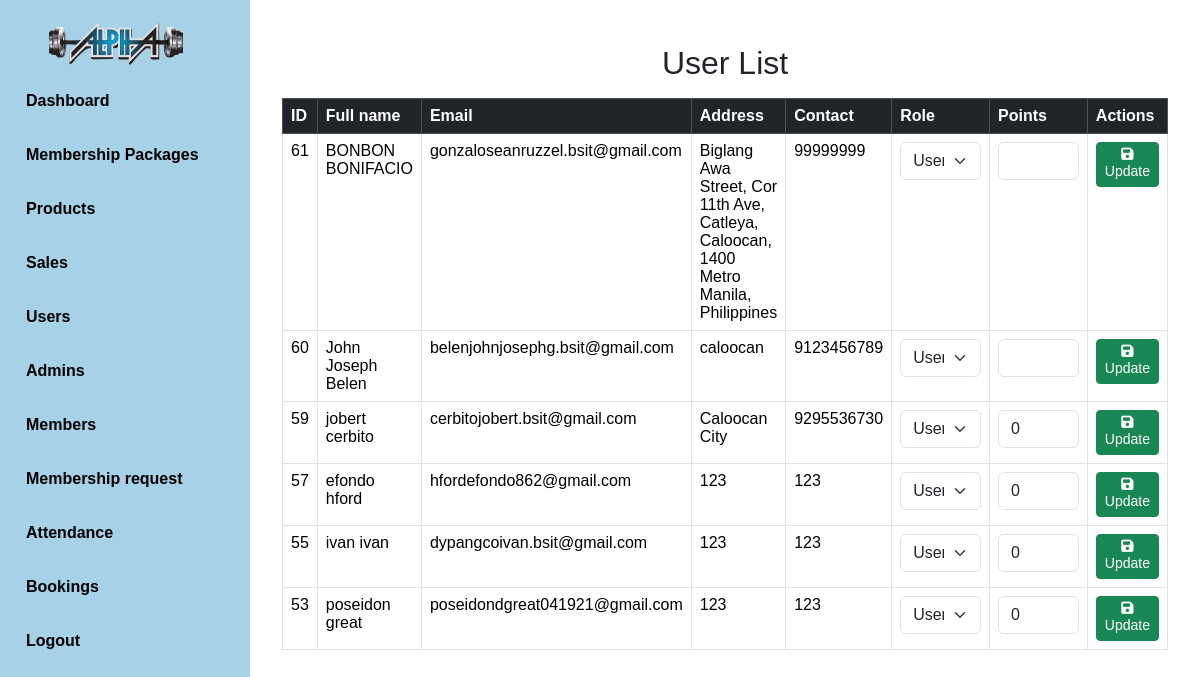
The page /admin/user.php (signed in) on the database its author committed.
### tables this page shows
CREATE TABLE `user` (
  `user_id` int(11) NOT NULL,
  `Fname` varchar(255) NOT NULL,
  `Lname` varchar(255) NOT NULL,
  `email` varchar(100) NOT NULL,
  `address` varchar(255) NOT NULL,
  `password` varchar(255) NOT NULL,
  `contact` bigint(12) NOT NULL,
  `role` enum('admin','user','member') NOT NULL DEFAULT 'user',
  `image` varchar(100) NOT NULL,
  `status` varchar(50) NOT NULL,
  `code` mediumint(11) NOT NULL,
  `membership_id` int(11) DEFAULT NULL,
  `points` varchar(1000) NOT NULL,
  `SerialCard` varchar(25) NOT NULL,
  `DateRegistered` date NOT NULL,
  `CardExpiration` date NOT NULL,
  `role_updated_at` timestamp NOT NULL DEFAULT current_timestamp() ON UPDATE current_timestamp()
);

### admin/user.php (the view, shortened to what this page needs)
<?php
include("navbar.php");
include("../database/connection.php");
?>
<!DOCTYPE html>
<html lang="en">
<head>
    <link href="https://cdn.jsdelivr.net/npm/bootstrap@5.3.3/dist/css/bootstrap.min.css" rel="stylesheet">
    <link rel="stylesheet" href="https://cdnjs.cloudflare.com/ajax/libs/font-awesome/6.4.2/css/all.min.css">
    <link rel="stylesheet" href="styles.css">
</head>
<body>
<section class="main-content">
<div class="container mt-4">
    <h2 class="mb-3">User List</h2>
    <table class="table table-bordered table-hover">
        <thead class="table-dark">
            <tr>
                <th>ID</th>
                <th>Full name</th>
                <th>Email</th>
                <th>Address</th>
                <th>Contact</th>
                <th>Role</th>
                <th>Points</th>
                <th>Actions</th>
            </tr>
        </thead>
        <tbody>
            <?php
            $sql = "SELECT * FROM user WHERE role = 'user' ORDER BY user_id DESC";
            $result = mysqli_query($conn, $sql);
            if (mysqli_num_rows($result) > 0) {
              while ($row = mysqli_fetch_assoc($result)) {
      echo "<tr>";
      echo "<form action='user.php' method='POST'>";
      echo "<td>" . htmlspecialchars($row['user_id']) . "</td>";
      echo "<td>" . htmlspecialchars($row['Fname'] . ' ' . $row['Lname']) . "</td>";
      echo "<td>" . htmlspecialchars($row['email']) . "</td>";
      echo "<td>" . htmlspecialchars($row['address']) . "</td>";
      echo "<td>" . htmlspecialchars($row['contact']) . "</td>";
      echo "<td style='width:12%;'>
              <select name='role' class='form-select'>
                  <option value='user' " . ($row['role'] == 'user' ? 'selected' : '') . ">User</option>
                  <option value='member' " . ($row['role'] == 'member' ? 'selected' : '') . ">Member</option>
                  <option value='admin' " . ($row['role'] == 'admin' ? 'selected' : '') . ">Admin</option>
              </select>
            </td>";
      echo "<td style='width:12%;'>
              <input type='text' class='form-control' name='points' value='" . htmlspecialchars($row['points']) . "'>
            </td>";
      echo "<td>
              <button type='submit' class='btn btn-sm btn-success'>
                  <i class='fa-solid fa-floppy-disk'></i> Update
              </button>
            </td>";
      echo "</form>";
      echo "</tr>";
  }
            } else {
                echo "<tr><td colspan='11' class='text-center'>No users found</td></tr>";
            }
            ?>
        </tbody>
    </table>
</div>
</section>
</body>
</html>

### admin/styles.css (style rules this page uses)
body { font-family: Arial, sans-serif; background-color: white; overflow-x: hidden; }
.main-content { margin-left: 250px; padding: 20px; }
.container { display: flex; justify-content: center; align-items: center; flex-direction: column; }

### rows shown on the page
user: user_id "61", Fname+Lname "BONBON BONIFACIO", email "gonzaloseanruzzel.bsit@gmail.com", address "Biglang Awa Street, Cor 11th Ave, Catleya, Caloocan, 1400 Metro Manila, Philippines", contact "99999999", role "User"
user: user_id "60", Fname+Lname "John Joseph Belen", email "belenjohnjosephg.bsit@gmail.com", address "caloocan", contact "9123456789", role "User"
user: user_id "59", Fname+Lname "jobert cerbito", email "cerbitojobert.bsit@gmail.com", address "Caloocan City", contact "9295536730", role "User", points "0"
user: user_id "57", Fname+Lname "efondo hford", email "hfordefondo862@gmail.com", address "123", contact "123", role "User", points "0"
user: user_id "55", Fname+Lname "ivan ivan", email "dypangcoivan.bsit@gmail.com", address "123", contact "123", role "User", points "0"
user: user_id "53", Fname+Lname "poseidon great", email "poseidondgreat041921@gmail.com", address "123", contact "123", role "User", points "0"
